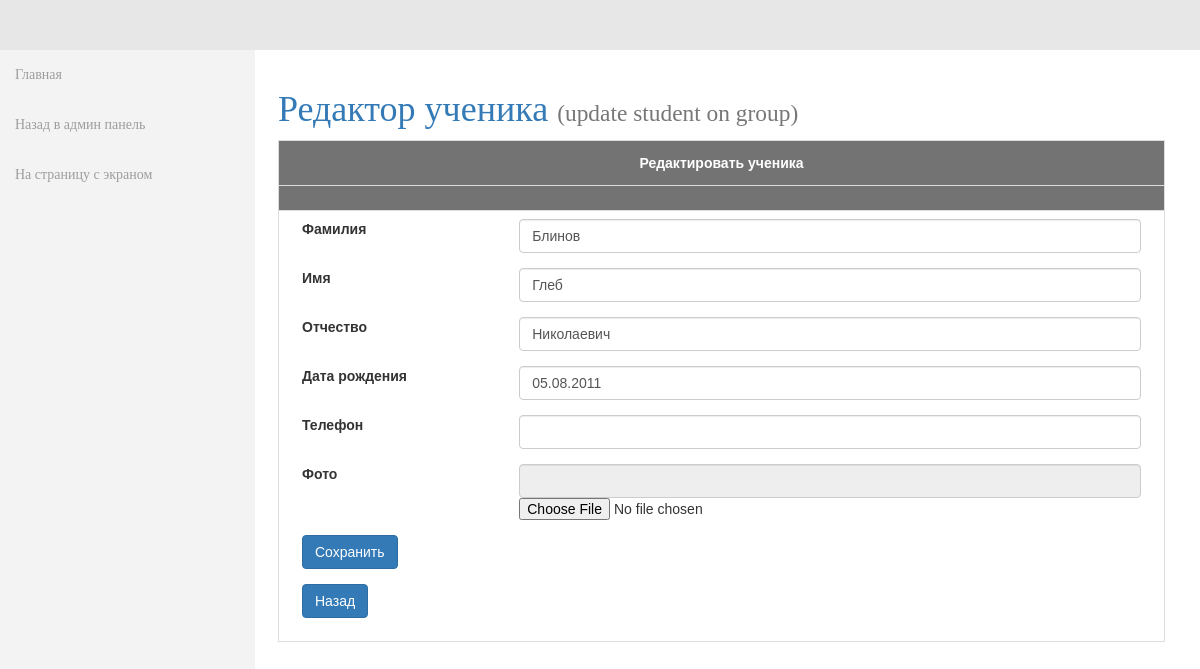
Screenshot of /admin/birthdate/grouplists/editst.php?studentid=11&id=383 with the database file from the repository.
### tables this page shows
CREATE TABLE IF NOT EXISTS `student` (
  `id` int(11) NOT NULL,
  `fname` varchar(50) NOT NULL,
  `lname` varchar(50) NOT NULL,
  `mname` varchar(50) NOT NULL,
  `birthdate` varchar(50) NOT NULL,
  `tel` varchar(50) NOT NULL,
  `photochash` varchar(255) DEFAULT NULL,
  `tableid` int(11) DEFAULT NULL,
  `studentid` int(11) DEFAULT NULL,
  `orgid` int(11) DEFAULT NULL
);

### admin/birthdate/src/Models/Edittitle/Edittitle.php (called while the page is built, shortened)
<?php
class Edittitle
{
    public $table = 'studenttitle_headline';
    function headertitle()
    {
        include($_SERVER['DOCUMENT_ROOT'] . "/config.php");
        $result3 = mysqli_query($mysqli, "SELECT * FROM $this->table");
        while ($row = mysqli_fetch_assoc($result3)) {
            $columns["$row[name]"] = $row['title'];
            $columns2["$row[smalltext]"] = $row['titlesmall'];
            $id["$row[name]"] = $row['id'];
            extract($columns2);
            extract($columns);
            extract($id);
            $this->columns = $columns;
            $this->columns2 = $columns2;
            $this->id = $id;
        }
    }
}

### admin/birthdate/grouplists/editst.php (the view, shortened to what this page needs)
<!DOCTYPE html>
<html lang="ru">
<head>
    <link rel="stylesheet" type="text/css" href="/admin/bootstrap/css/bootstrap.css" />
    <link rel="stylesheet" type="text/css" href="/admin/css/local.css" />
    <link rel="stylesheet" type="text/css" href="/admin/css/styles.css" />
</head>
<body>
    <?php
    require_once '../src/Models/Edittitle/Edittitle.php';
    ?>
    <div id="wrapper">
        <nav class="navbar navbar-inverse navbar-fixed-top" role="navigation">
            <ul class="nav navbar-nav side-nav">
                <li>
                    <a href="/admin/birthdate/index.php">
                        <i class="fa fa-tasks"></i> Главная
                    </a>
                </li>
                <li>
                    <a href="/admin/index.php">
                        <i class="fa fa-tasks"></i> Назад в админ панель
                    </a>
                </li>
                <li>
                    <a href="/index.php">
                        <i class="fa fa-tasks"></i> На страницу с экраном
                    </a>
                </li>
            </ul>
        </nav>
        <div class="col-lg-12">
            <div id="page-wrapper">
                <div>
                    <?php
                    $birthdate1 = new Birthdate\Edittitle();
                    $birthdate1->headertitle();
                    $id = $birthdate1->id[updatest];
                    $title = $birthdate1->columns[updatest];
                    $smalltext = $birthdate1->columns2[smallupdatest];
                    ?>
                    <a href="/admin/brithdate/edittitle.php?lessontitle=<?php echo $id ?>">
                        <h1>
                            <?php echo $title; ?>
                            <small><?php echo $smalltext; ?></small>
                        </h1>
                    </a>
                </div>
                <table id="customers" cellspacing="0" border="1" width="500">
                    <thead>
                        <tr>
                            <th colspan="2" style="text-align: center;">Редактировать ученика</th>
                        </tr>
                        <tr>
                            <th scope="col" width="100%"></th>
                        </tr>
                    </thead>
                    <tbody>
                        <?php
                        include($_SERVER['DOCUMENT_ROOT'] . "/config.php");
                        $id = $_GET['id'];
                        $result = mysqli_query($mysqli, "SELECT * FROM `student`, `studentgroup` WHERE student.studentid = studentgroup.studentid and student.id = $id");
                        $row = mysqli_fetch_array($result);
                        ?>
                        <tr>
                            <td colspan="2">
                                <div class="col-lg-12">
                                    <form action="" method="POST" enctype="multipart/form-data">
                                        <div class="form-group row">
                                            <label for="first_name" class="col-xs-3 col-form-label mr-2">Фамилия</label>
                                            <div class="col-xs-9">
                                                <input type="text" class="form-control" id="fname" name="fname" value="<?php echo $row[fname]; ?>">
                                            </div>
                                        </div>
                                        <div class="form-group row">
                                            <label for="last_name" class="col-xs-3 col-form-label mr-2">Имя </label>
                                            <div class="col-xs-9">
                                                <input type="text" class="form-control" id="lname" name="lname" value="<?php echo $row[lname]; ?>">
                                            </div>
                                        </div>
                                        <div class="form-group row">
                                            <label for="last_name" class="col-xs-3 col-form-label mr-2">Отчество </label>
                                            <div class="col-xs-9">
                                                <input type="text" class="form-control" id="mname" name="mname" value="<?php echo $row[mname]; ?>">
                                            </div>
                                        </div>
                                        <div class="form-group row">
                                            <label for="last_name" class="col-xs-3 col-form-label mr-2">Дата рождения </label>
                                            <div class="col-xs-9">
                                                <input type="text" class="form-control" id="date" name="date" value="<?php echo $row[birthdate]; ?>">
                                            </div>
                                        </div>
                                        <div class="form-group row">
                                            <label for="last_name" class="col-xs-3 col-form-label mr-2">Телефон </label>
                                            <div class="col-xs-9">
                                                <input type="text" class="form-control" id="tel" name="tel" value="<?php echo $row[tel]; ?>">
                                            </div>
                                        </div>
                                        <div class="form-group row">
                                            <label for="last_name" class="col-xs-3 col-form-label mr-2">Фото </label>
                                            <div class="col-xs-9">
                                                <input type="text" class="form-control" id="photochash" name="photochash" value="<?php echo $row[photochash]; ?>" readonly>
                                                <input type="file" class="" id="file" name="file" value="">
                                            </div>
                                        </div>
                                        <div class="form-group row">
                                            <div class="offset-xs-3 col-xs-9">
                                                <button type="submit" name="save" class="btn btn-primary">Сохранить</button>
                                            </div>
                                        </div>
                                        <div class="form-group row">
                                            <div class="offset-xs-3 col-xs-9">
                                                <?php echo "<a  class='btn btn-primary' href='lists.php?studentid=$row[studentid]'>Назад</a>"; ?>
                                            </div>
                                        </div>
                                    </form>
                            </td>
                        </tr>
                    </tbody>
            </div>
        </div>
</body>
</html>

### admin/css/local.css (style rules this page uses)
#wrapper { padding-left: 0; }
#page-wrapper { width: 100%; }
body { font-family: 'Trebuchet MS'; font-size: 14px; line-height: 1.42857143; color: #333; background-color: #fff; }
.navbar-inverse { background-color: #e7e7e7; border-color: #e7e7e7; }
@media (min-width:768px) { #wrapper { padding-left: 243px; } }
@media (min-width:768px) { #page-wrapper { padding: 20px 20px; } }
@media (min-width:768px) { .side-nav { margin-left: -225px; left: 225px; width: 255px; position: fixed; top: 50px; height: 100%; border-radius: 0; border: none; background-color: #F3F3F3; overflow-y: auto; } }
@media (min-width:768px) { .side-nav>li>a { width: 225px; } }

### admin/css/styles.css (style rules this page uses)
#customers { font-family: "Trebuchet MS", Arial, Helvetica, sans-serif; border-collapse: collapse; width: 100%; }
#customers td, #customers th { border: 1px solid #ddd; padding: 8px; }
#customers tr:nth-child(even) { background-color: #f2f2f2; }
#customers th { padding-top: 12px; padding-bottom: 12px; text-align: left; background-color: #737373; color: white; }

### rows the page displays
student: fname "Блинов", lname "Глеб", mname "Николаевич", date "05.08.2011"

### other values shown
$title "Редактор ученика"
$smalltext "(update student on group)"
